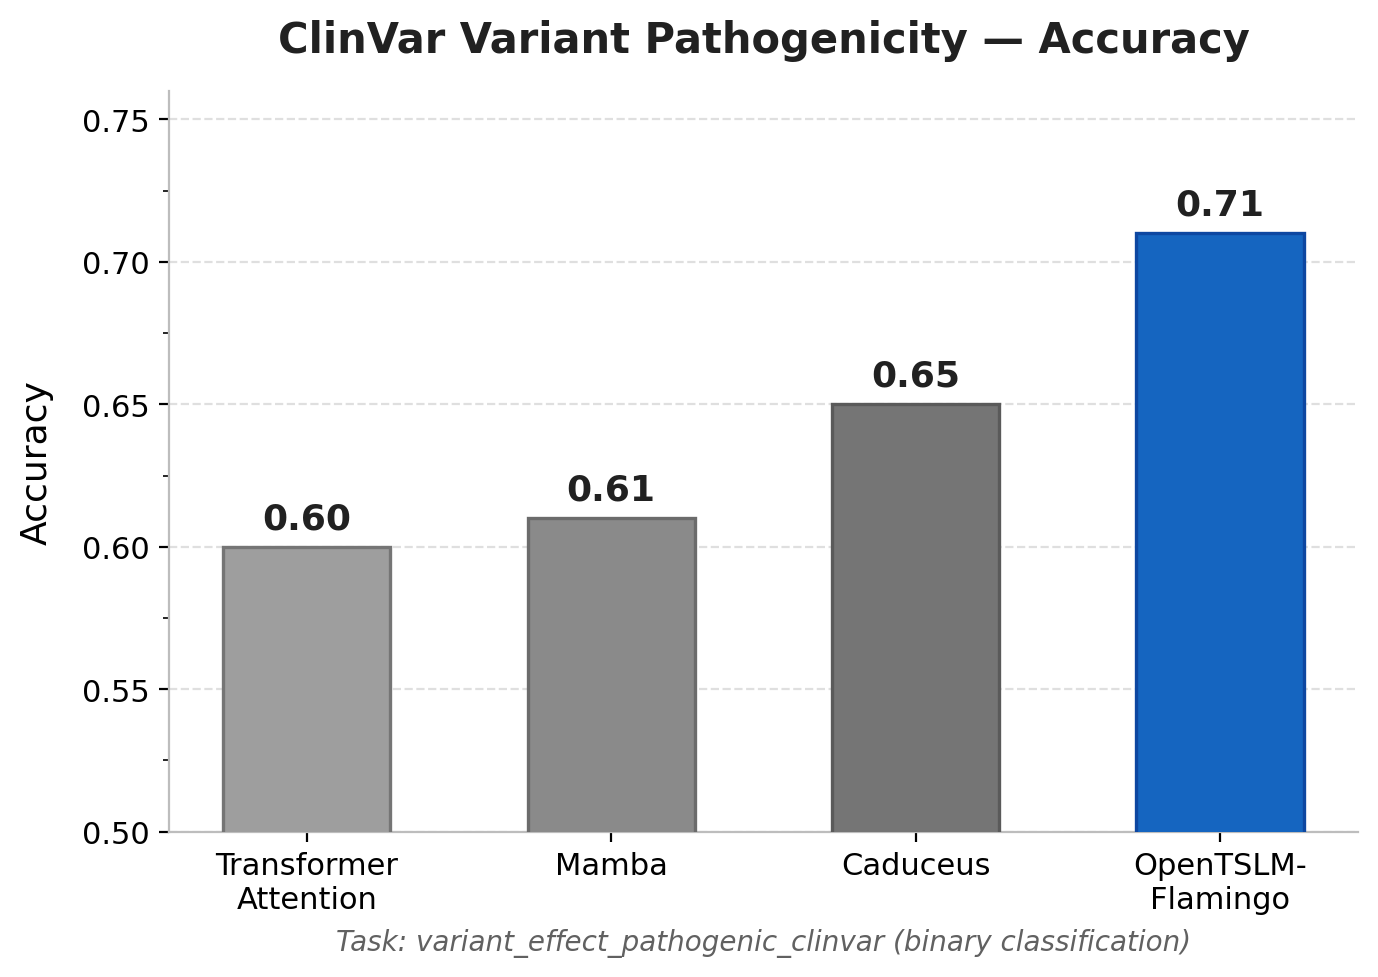

Here is the Python script that generated this plot:
import matplotlib.pyplot as plt
import matplotlib.ticker as ticker
import numpy as np

# Data from spec
models = ['Transformer\nAttention', 'Mamba', 'Caduceus', 'OpenTSLM-\nFlamingo']
accuracies = [0.60, 0.61, 0.65, 0.71]

# Colors: baselines in gray tones, OpenTSLM-Flamingo highlighted in blue
colors = ['#9E9E9E', '#8A8A8A', '#757575', '#1565C0']
edge_colors = ['#757575', '#6B6B6B', '#5A5A5A', '#0D47A1']

fig, ax = plt.subplots(figsize=(7, 5))
fig.patch.set_facecolor('white')
ax.set_facecolor('white')

bars = ax.bar(models, accuracies, width=0.55, color=colors, edgecolor=edge_colors,
              linewidth=1.2, zorder=3)

# Value labels on each bar
for bar, acc in zip(bars, accuracies):
    ax.text(bar.get_x() + bar.get_width() / 2, bar.get_height() + 0.004,
            f'{acc:.2f}', ha='center', va='bottom', fontsize=13, fontweight='bold',
            color='#212121')

# Axis formatting
ax.set_ylim(0.50, 0.76)
ax.set_ylabel('Accuracy', fontsize=13, fontweight='medium', labelpad=10)
ax.yaxis.set_major_locator(ticker.MultipleLocator(0.05))
ax.yaxis.set_minor_locator(ticker.MultipleLocator(0.025))
ax.tick_params(axis='y', labelsize=11)
ax.tick_params(axis='x', labelsize=11)

# Grid
ax.grid(axis='y', linestyle='--', alpha=0.4, zorder=0)
ax.set_axisbelow(True)

# Title
ax.set_title('ClinVar Variant Pathogenicity — Accuracy', fontsize=15,
             fontweight='bold', pad=14, color='#212121')

# Clean up spines
ax.spines['top'].set_visible(False)
ax.spines['right'].set_visible(False)
ax.spines['left'].set_color('#BDBDBD')
ax.spines['bottom'].set_color('#BDBDBD')

# Subtitle / task label
ax.text(0.5, -0.13, 'Task: variant_effect_pathogenic_clinvar (binary classification)',
        ha='center', va='top', transform=ax.transAxes, fontsize=10,
        fontstyle='italic', color='#616161')

plt.tight_layout()
fig.savefig('/home/wangni/notion-figures/genomics/fig_005.png', dpi=200,
            bbox_inches='tight', facecolor='white')
plt.close()
print('Saved: /home/wangni/notion-figures/genomics/fig_005.png')
